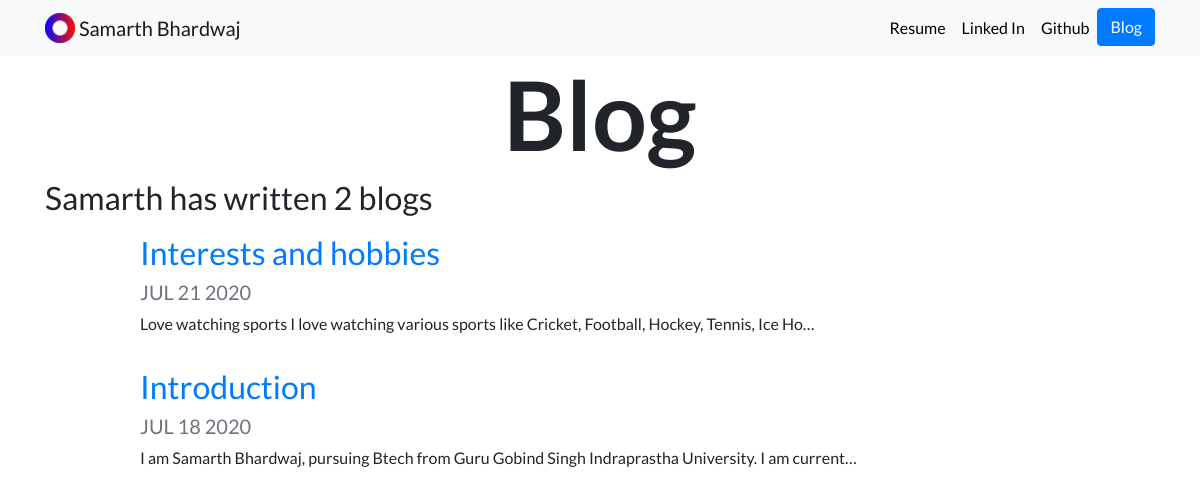
Screenshot of /blog/ with the database file from the repository.
### blog/models.py (models this page shows, shortened)
class Blog(models.Model):
    title = models.CharField(max_length=200)
    description = models.TextField()
    date = models.DateField()

### blog/views.py (the view)
# urls.py: path('', views.all_blogs, name='all_blogs'),
def all_blogs(request):
    blogs = Blog.objects.order_by('-date')
    return render(request, 'blog/all_blogs.html', {'blogs': blogs})

### blog/templates/blog/all_blogs.html
{% extends 'portfolio/base.html' %}
{% load static %}
{% block content %}
<h1 id="blogtitle" class="font-weight-bold text-center">Blog</h1>
<h2>Samarth has written {{ blogs.count }} blog{{ blogs.count|pluralize }}</h2>
{% for blog in blogs %}
<div class="row justify-content-center my-3">
 <div class="col-md-10">
  <a href="{% url 'blog:detail' blog.id %}">
  <h2>{{ blog.title }}</h2>
  </a>
<h5 class="text-muted">{{ blog.date|date:'M d Y'|upper }}</h5>
<p>{{ blog.description|striptags|truncatechars:100 }}</p>
</div>
</div>
{% endfor %}
{% endblock %}

### portfolio/static/portfolio/custom.css (style rules this page uses)
body { font-family: 'Lato', sans-serif; }
#blogtitle { font-size: 6rem; }

### rows the page displays
Blog: title "Interests and hobbies", date "JUL 21 2020", description "Love watching sports I love watching various sports like Cricket, Football, Hockey, Tennis, Ice Ho…"
Blog: title "Introduction", date "JUL 18 2020", description "I am Samarth Bhardwaj, pursuing Btech from Guru Gobind Singh Indraprastha University. I am current…"

### other values shown
{{ blogs.count }} "2"
